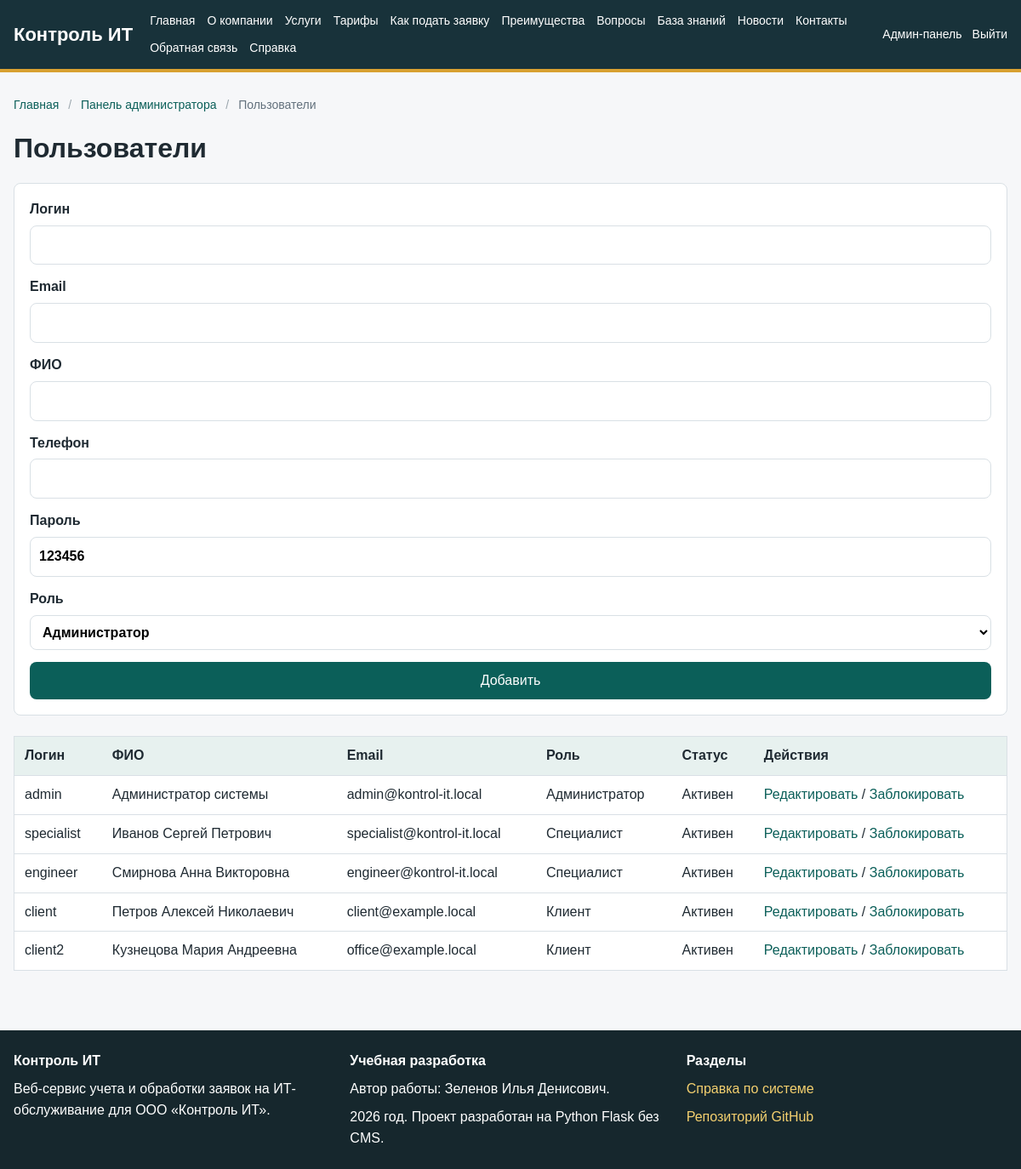
Page /admin/users (signed in) on the committed database.
### app/models.py (models this page shows, shortened)
class User(UserMixin, db.Model):
    __tablename__ = "users"
    id = db.Column(db.Integer, primary_key=True)
    username = db.Column(db.String(80), unique=True, nullable=False)
    password_hash = db.Column(db.String(255), nullable=False)
    email = db.Column(db.String(120), unique=True, nullable=False)
    full_name = db.Column(db.String(150), nullable=False)
    phone = db.Column(db.String(30))
    is_active_account = db.Column(db.Boolean, default=True)
    created_at = db.Column(db.DateTime, default=datetime.utcnow)
    role_id = db.Column(db.Integer, db.ForeignKey("roles.id"), nullable=False)
    role = db.relationship("Role", back_populates="users")
    client = db.relationship("Client", back_populates="user", uselist=False)
    employee = db.relationship("Employee", back_populates="user", uselist=False)
    comments = db.relationship("TicketComment", back_populates="author")
    @property
    def is_active(self):
        return self.is_active_account
    def has_role(self, *role_names):
        return self.role and self.role.name in role_names

class Role(db.Model):
    __tablename__ = "roles"
    id = db.Column(db.Integer, primary_key=True)
    name = db.Column(db.String(50), unique=True, nullable=False)
    description = db.Column(db.String(255), nullable=False)
    users = db.relationship("User", back_populates="role")

### app/routes/admin.py (the view, shortened to what this page needs)
@admin_bp.route("/users", methods=["GET", "POST"])
@login_required
@role_required("Администратор")
def users():
    roles = Role.query.all()
    return render_template(
        "admin/users.html",
        title="Пользователи",
        users=User.query.all(),
        roles=roles,
        breadcrumbs=admin_breadcrumbs({"label": "Пользователи", "url": None}),
    )

### app/models.py (called while the page is built)
@login_manager.user_loader
def load_user(user_id):
    return User.query.get(int(user_id))

### app/routes/admin.py (called while the page is built)
def admin_breadcrumbs(*items):
    trail = [{"label": "Главная", "url": url_for("public.home")}]
    if items:
        trail.append({"label": "Панель администратора", "url": url_for("admin.dashboard")})
        trail.extend(items)
    else:
        trail.append({"label": "Панель администратора", "url": None})
    return trail

### app/templates/admin/users.html
{% extends "base.html" %}
{% block content %}
<h1>Пользователи</h1>
<form method="post" class="form-card">
    <label>Логин<input name="username" required></label><label>Email<input name="email" type="email" required></label><label>ФИО<input name="full_name" required></label><label>Телефон<input name="phone"></label><label>Пароль<input name="password" value="123456"></label>
    <label>Роль<select name="role_id">{% for role in roles %}<option value="{{ role.id }}">{{ role.name }}</option>{% endfor %}</select></label>
    <button>Добавить</button>
</form>
<table>
    <thead><tr><th>Логин</th><th>ФИО</th><th>Email</th><th>Роль</th><th>Статус</th><th>Действия</th></tr></thead>
    <tbody>
    {% for user in users %}
        <tr>
            <td>{{ user.username }}</td>
            <td>{{ user.full_name }}</td>
            <td>{{ user.email }}</td>
            <td>{{ user.role.name }}</td>
            <td>{{ 'Активен' if user.is_active_account else 'Заблокирован' }}</td>
            <td>
                <a href="{{ url_for('admin.edit_user', user_id=user.id) }}">Редактировать</a>
                /
                <a href="{{ url_for('admin.toggle_user_active', user_id=user.id) }}">{{ 'Заблокировать' if user.is_active_account else 'Разблокировать' }}</a>
            </td>
        </tr>
    {% endfor %}
    </tbody>
</table>
{% endblock %}

### app/static/css/style.css (style rules this page uses)
:root { --page: #f6f7f9; --surface: #ffffff; --surface-soft: #eef6f4; --ink: #1f2a32; --muted: #63717d; --line: #d9e0e5; --header: #18323a; --header-2: #244c55; --accent: #0f766e; --accent-strong: #0b5f59; --warning: #b7791f; --danger: #b42318; --success: #1f7a4d; --white: #ffffff; }
* { box-sizing: border-box; }
body { margin: 0; font-family: Arial, Helvetica, sans-serif; color: var(--ink); background: var(--page); line-height: 1.55; }
a { color: var(--accent-strong); text-decoration: none; }
h1 { margin-top: 0; font-size: 32px; line-height: 1.2; }
.card, .metric, .info-box, .form-card, .comment { background: var(--surface); border: 1px solid var(--line); border-radius: 8px; padding: 18px; }
.button, button { display: inline-block; background: var(--accent-strong); color: var(--white); border: none; border-radius: 8px; padding: 10px 16px; cursor: pointer; font: inherit; text-align: center; }
.form-card { display: grid; gap: 14px; margin-bottom: 24px; }
label { display: grid; gap: 6px; font-weight: 600; }
input, textarea, select { width: 100%; padding: 10px; border: 1px solid var(--line); border-radius: 8px; font: inherit; background: var(--white); }
table { width: 100%; border-collapse: collapse; background: var(--white); border: 1px solid var(--line); margin: 18px 0; }
th, td { padding: 10px 12px; border-bottom: 1px solid var(--line); text-align: left; vertical-align: top; }
th { background: #e7f1ef; }

### rows in the picture
User: username "admin", full_name "Администратор системы", email "admin@kontrol-it.local", role.name "Администратор", is_active_account "Активен", is_active_account "Заблокировать"
User: username "specialist", full_name "Иванов Сергей Петрович", email "specialist@kontrol-it.local", role.name "Специалист", is_active_account "Активен", is_active_account "Заблокировать"
User: username "engineer", full_name "Смирнова Анна Викторовна", email "engineer@kontrol-it.local", role.name "Специалист", is_active_account "Активен", is_active_account "Заблокировать"
User: username "client", full_name "Петров Алексей Николаевич", email "client@example.local", role.name "Клиент", is_active_account "Активен", is_active_account "Заблокировать"
User: username "client2", full_name "Кузнецова Мария Андреевна", email "office@example.local", role.name "Клиент", is_active_account "Активен", is_active_account "Заблокировать"

### other values in the picture
{{ crumb.label }} "Главная" "Панель администратора"
{{ crumb.label }} "Пользователи"
form field role_id "Администратор"
